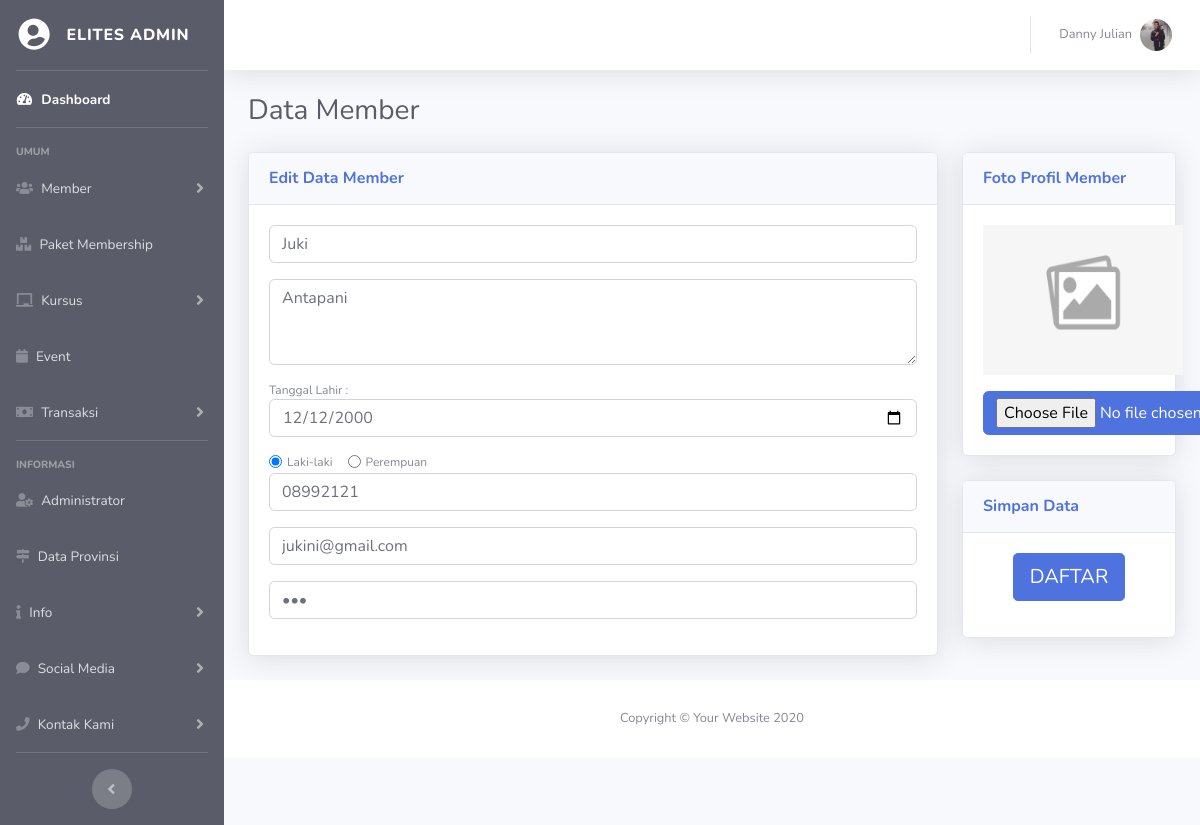
Screenshot of /elit-admin/index.php?hal=member-edit&id=44&mau=edit (signed in) with the database file from the repository.
### tables this page shows
CREATE TABLE `user` (
  `id_user` int(11) NOT NULL,
  `nama_user` varchar(50) NOT NULL,
  `alamat` text NOT NULL,
  `tgl_lahir` date NOT NULL,
  `jenis_kelamin` varchar(15) NOT NULL,
  `no_hp` varchar(15) NOT NULL,
  `email` varchar(50) NOT NULL,
  `password` varchar(15) NOT NULL,
  `foto` varchar(100) NOT NULL,
  `hak_akses` varchar(15) NOT NULL,
  `status` varchar(15) NOT NULL,
  `setuju` varchar(5) NOT NULL
);

### elit-admin/fungsi/fungsian.php (called while the page is built, shortened)
<?php
    function loncengNotif($a)
    {
        if ($a==0)
        {
            $isi = "";
        }
        return $isi;
    }
?>

### fungsional/data/isiData.php (called while the page is built, shortened)
<?php
    class isiData extends konfigurasi
    {
        public function perulanganData($q)
        {
            while ($a = mysqli_fetch_array($q))
            {
                $isi[]=$a;
            }
            return $isi;
        }
        public function eksekusiSQL($sqlnya)
        {
            $sambungannya=parent::sambungkan();
            $que = mysqli_query($sambungannya, $sqlnya);
            return $que;
        }
        public function tampilId($nama_tabel, $id, $val)
        {
            $sql = "SELECT *FROM $nama_tabel WHERE $id = '$val'";
            $que = $this->eksekusiSQL($sql);
            $kondisi = $this->perulanganData($que);
            return $kondisi;
        }
    }
?>

### elit-admin/fungsi/akun.php (called while the page is built, shortened)
<?php
    if (!empty($admin))
    {
        $tampil = $isi->tampilId("user", "id_user", "$admin");
        foreach ($tampil as $key)
        {
            $namauser = $key['nama_user'];
            $foto     = $key['foto'];
            if ($foto=='Kosong')
            {
                $gambarLogin = "../img/nofoto.png";
            }
            else
            {
                $gambarLogin="../foto/$foto";
            }
        }
    }
?>

### elit-admin/halaman/member-edit.php (the view, shortened to what this page needs)
<?php
    $id = $_GET['id'];
    $for= @$_GET['untuk'];
    $y = $isi->tampilId("user", "id_user", $id);
    foreach ($y as $a)
    {
        $nama   = $a['nama_user'];
        $alamat = $a['alamat'];
        $email  = $a['email'];
        $nohp   = $a['no_hp'];
        $foto   = $a['foto'];
        $tgl    = $a['tgl_lahir'];
        $jekel  = $a['jenis_kelamin'];
        $pass   = $a['password'];
        if ($foto=="Kosong")
        {
            $gambar = "<img id='gambarTampil' src='../img/nofoto.png' width='200' height='150' id='gambarTampil'>";
        }
        else
        {
            $tujuan = "../foto/user/$foto";
            $gambar =
            "
            <img id='gambarTampil' src='$tujuan' width='200' height='170' id='gambarTampil'>
            ";
        }
    }
    if ($for=='')
    {
        $label="Member";
        $untuk="";
    } else {
        $label="Administrator";
        $untuk="admin";
    }
?>
<form action="?hal=member-respon&mau=edit&f=<?php echo $foto; ?>&untuk=<?php echo $untuk; ?>" method="post" enctype="multipart/form-data">
    <div class="container-fluid">
        <div class="d-sm-flex align-items-center justify-content-between mb-4">
            <h1 class="h3 mb-0 text-gray-800">Data <?php echo $label; ?></h1>
        </div>
        <div class="row">
            <div class="col-md-9">
                <div class="card shadow mb-4">
                    <div class="card-header py-3 d-flex flex-row align-items-center justify-content-between">
                        <h6 class="m-0 font-weight-bold text-primary">Edit Data <?php echo $label; ?></h6>
                    </div>
                    <div class="card-body">
                        <p>
                            <input value="<?php echo $nama;?>" class="form-control" type="text" name="nama" placeholder="Nama Lengkap" required>
                        </p>
                        <p>
                            <textarea id="my-textarea" class="form-control" name="alamat" placeholder="Alamat" rows="3"><?php echo $alamat;?></textarea>
                        </p>
                        <p>
                            <span>Tanggal Lahir : </span> <br>
                            <input class="form-control" type="date" name="tglahir" placeholder="Tgl Lahir" value="<?php echo $tgl;?>" required>
                        </p>
                        <?php
                            if ($jekel=='Laki-laki')
                            {
                                echo
                                "
                                <div class='form-check form-check-inline'>
                                    <input name='jekel' class='form-check-input' type='radio' id='inlineCheckbox1' value='Laki-laki' checked>
                                    <label class='form-check-label' for='inlineCheckbox1'>Laki-laki</label>
                                </div>
                                <div class='form-check form-check-inline'>
                                    <input name='jekel' class='form-check-input' type='radio' id='inlineCheckbox2' value='Perempuan'>
                                    <label class='form-check-label' for='inlineCheckbox2'>Perempuan</label>
                                </div>
                                ";
                            }
                        ?>
                        <p>
                            <input value="<?php echo $nohp;?>" class="form-control" type="number" name="nohp" placeholder="No. Handphone" required>
                        </p>
                        <p>
                            <input value="<?php echo $email;?>" class="form-control" type="email" name="email" placeholder="E-Mail" required>
                        </p>
                        <p>
                            <input value="<?php echo $pass;?>"  class="form-control" type="password" name="password" placeholder="Password" required>
                        </p>
                    </div>
                </div>
            </div>
            <div class="col-md-3">
                <div class="card shadow mb-4">
                    <div class="card-header py-3 d-flex flex-row align-items-center justify-content-between">
                        <h6 class="m-0 font-weight-bold text-primary">Foto Profil Member</h6>
                    </div>
                    <div class="card-body">
                        <center>
                            <p>
                                <?php echo $gambar; ?>
                            </p>
                            <input id="gambarAmbil" type="file" name="foto" class="btn btn-primary">
                        </center>
                    </div>
                </div>
                <div class="card shadow mb-4">
                    <div class="card-header py-3 d-flex flex-row align-items-center justify-content-between">
                        <h6 class="m-0 font-weight-bold text-primary">Simpan Data</h6>
                    </div>
                    <div class="card-body">
                        <center>
                            <p>
                                <input type="submit" value="DAFTAR" class="btn btn-primary btn-lg">
                            </p>
                        </center>
                    </div>
                </div>
            </div>
        </div>
</form>

### elit-admin/fungsi/menu-atas.php (shortened to what this page needs)
<nav class="navbar navbar-expand navbar-light bg-white topbar mb-4 static-top shadow">
<ul class="navbar-nav ml-auto">
  <li class="nav-item dropdown no-arrow">
    <a class="nav-link dropdown-toggle" href="#" id="userDropdown" role="button" data-toggle="dropdown" aria-haspopup="true" aria-expanded="false">
      <span class="mr-2 d-none d-lg-inline text-gray-600 small"><?php echo $namauser; ?></span>
      <img class="img-profile rounded-circle" src="<?php echo $gambarLogin; ?>">
    </a>
  </li>
</ul>
</nav>

### elit-admin/css/danny-admin.css (style rules this page uses)
.container-fluid { font-size: 12px; }

### rows the page displays
user: nama_user "Danny Julian", foto (picture)
user: nama "Juki", alamat "Antapani", tglahir "12/12/2000", nohp "08992121", email "jukini@gmail.com"

### other values shown
$label "Member"
